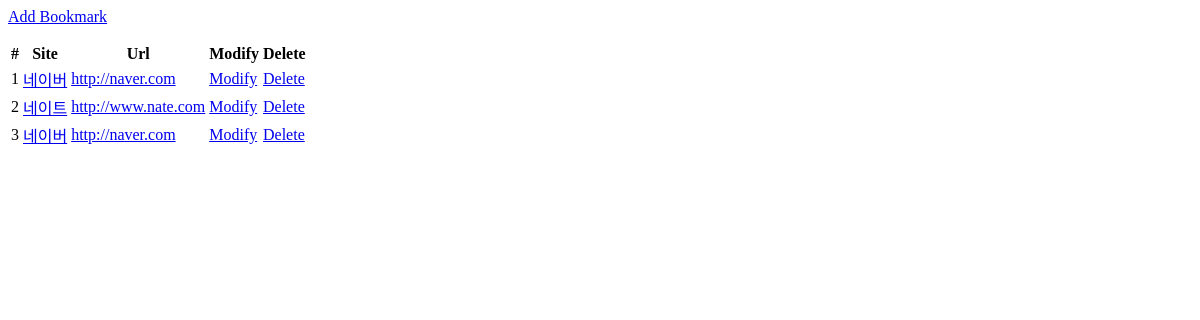
The app's page /bookmark/, older data.
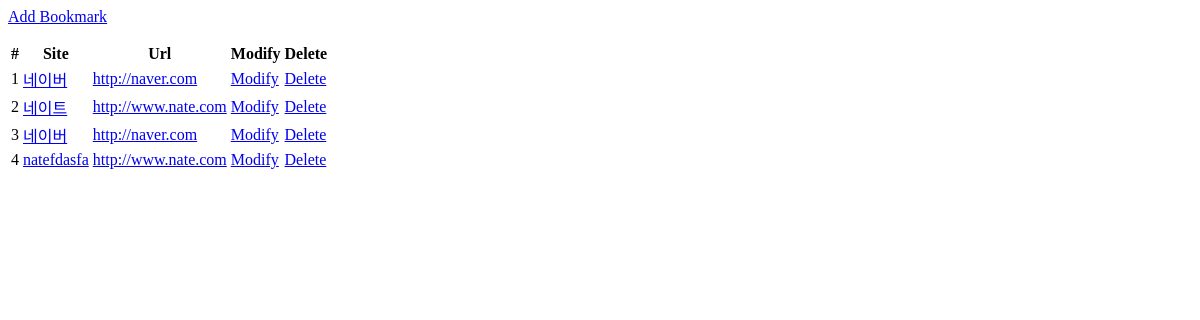
The same page, newer data.
### bookmark/models.py (models this page shows, shortened)
class Bookmark(models.Model):
    site_name = models.CharField(max_length=100)
    url = models.URLField('Site Url')

### bookmark/views.py (the view)
# urls.py: path("", BookmarkListView.as_view(), name='list'),
class BookmarkListView(ListView):
    model = Bookmark

### bookmark/templates/bookmark/bookmark_list.html (shortened to what this page needs)
<div class="btn-group">
    <a href="{% url 'add' %}", class="btn btn-info">Add Bookmark</a>
</div>
<table class="table">
    <thead>
        <tr>
            <th scope="col">#</th>
            <th scope="col">Site</th>
            <th scope="col">Url</th>
            <th scope="col">Modify</th>
            <th scope="col">Delete</th>
        </tr>
    </thead>
    <tbody>
        {% for bookmark in object_list %}
            <tr>
                <td>{{forloop.counter}}</td>
                <td><a href="{% url 'detail' pk=bookmark.id %}">{{bookmark.site_name}}</a> </td>
                <td><a href="{{bookmark.url}}"target="_blank">{{bookmark.url}}</a></td>
                <td><a href="{% url 'update' pk=bookmark.id %}" class="btn btn-success btn-sm">Modify</a> </td>
                <td><a href="{% url 'delete' pk=bookmark.id %}" class="btn btn-danger btn-sm">Delete</a></td>
            </tr>
        {% endfor %}
    </tbody>
</table>

Row changes from the older to the newer data that the page shows:
added Bookmark: site_name "natefdasfa", url "http://www.nate.com"
